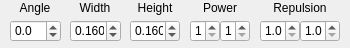
<?xml version="1.0" encoding="UTF-8"?>
<ui version="4.0">
 <class>DrawingToolbarContext3</class>
 <widget class="QWidget" name="DrawingToolbarContext3">
  <property name="geometry">
   <rect>
    <x>0</x>
    <y>0</y>
    <width>350</width>
    <height>48</height>
   </rect>
  </property>
  <property name="windowTitle">
   <string>Drawing Toolbar</string>
  </property>
  <widget class="QDoubleSpinBox" name="spinSigmaY">
   <property name="geometry">
    <rect>
     <x>130</x>
     <y>20</y>
     <width>50</width>
     <height>22</height>
    </rect>
   </property>
   <property name="font">
    <font>
     <pointsize>9</pointsize>
    </font>
   </property>
   <property name="decimals">
    <number>3</number>
   </property>
   <property name="minimum">
    <double>0.001000000000000</double>
   </property>
   <property name="maximum">
    <double>0.500000000000000</double>
   </property>
   <property name="singleStep">
    <double>0.010000000000000</double>
   </property>
   <property name="value">
    <double>0.160000000000000</double>
   </property>
  </widget>
  <widget class="QLabel" name="label_4">
   <property name="geometry">
    <rect>
     <x>10</x>
     <y>0</y>
     <width>50</width>
     <height>16</height>
    </rect>
   </property>
   <property name="font">
    <font>
     <pointsize>9</pointsize>
    </font>
   </property>
   <property name="text">
    <string>Angle</string>
   </property>
   <property name="alignment">
    <set>Qt::AlignCenter</set>
   </property>
  </widget>
  <widget class="QLabel" name="label_2">
   <property name="geometry">
    <rect>
     <x>70</x>
     <y>0</y>
     <width>50</width>
     <height>16</height>
    </rect>
   </property>
   <property name="font">
    <font>
     <pointsize>9</pointsize>
    </font>
   </property>
   <property name="text">
    <string>Width</string>
   </property>
   <property name="alignment">
    <set>Qt::AlignCenter</set>
   </property>
  </widget>
  <widget class="QLabel" name="label_3">
   <property name="geometry">
    <rect>
     <x>130</x>
     <y>0</y>
     <width>50</width>
     <height>16</height>
    </rect>
   </property>
   <property name="font">
    <font>
     <pointsize>9</pointsize>
    </font>
   </property>
   <property name="text">
    <string>Height</string>
   </property>
   <property name="alignment">
    <set>Qt::AlignCenter</set>
   </property>
  </widget>
  <widget class="QDoubleSpinBox" name="spinSigmaX">
   <property name="geometry">
    <rect>
     <x>70</x>
     <y>20</y>
     <width>51</width>
     <height>22</height>
    </rect>
   </property>
   <property name="font">
    <font>
     <pointsize>9</pointsize>
    </font>
   </property>
   <property name="decimals">
    <number>3</number>
   </property>
   <property name="minimum">
    <double>0.001000000000000</double>
   </property>
   <property name="maximum">
    <double>0.500000000000000</double>
   </property>
   <property name="singleStep">
    <double>0.010000000000000</double>
   </property>
   <property name="value">
    <double>0.160000000000000</double>
   </property>
  </widget>
  <widget class="QDoubleSpinBox" name="spinAngle">
   <property name="geometry">
    <rect>
     <x>10</x>
     <y>20</y>
     <width>51</width>
     <height>22</height>
    </rect>
   </property>
   <property name="font">
    <font>
     <pointsize>9</pointsize>
    </font>
   </property>
   <property name="decimals">
    <number>1</number>
   </property>
   <property name="minimum">
    <double>-180.000000000000000</double>
   </property>
   <property name="maximum">
    <double>180.000000000000000</double>
   </property>
  </widget>
  <widget class="QLabel" name="label_5">
   <property name="geometry">
    <rect>
     <x>190</x>
     <y>0</y>
     <width>60</width>
     <height>16</height>
    </rect>
   </property>
   <property name="font">
    <font>
     <pointsize>9</pointsize>
    </font>
   </property>
   <property name="text">
    <string>Power</string>
   </property>
   <property name="alignment">
    <set>Qt::AlignCenter</set>
   </property>
  </widget>
  <widget class="QDoubleSpinBox" name="spinRepulsionX">
   <property name="geometry">
    <rect>
     <x>260</x>
     <y>20</y>
     <width>40</width>
     <height>22</height>
    </rect>
   </property>
   <property name="font">
    <font>
     <pointsize>9</pointsize>
    </font>
   </property>
   <property name="decimals">
    <number>1</number>
   </property>
   <property name="minimum">
    <double>1.000000000000000</double>
   </property>
   <property name="maximum">
    <double>99.000000000000000</double>
   </property>
   <property name="singleStep">
    <double>0.100000000000000</double>
   </property>
   <property name="value">
    <double>1.000000000000000</double>
   </property>
  </widget>
  <widget class="QLabel" name="label_6">
   <property name="geometry">
    <rect>
     <x>260</x>
     <y>0</y>
     <width>80</width>
     <height>16</height>
    </rect>
   </property>
   <property name="font">
    <font>
     <pointsize>9</pointsize>
    </font>
   </property>
   <property name="text">
    <string>Repulsion</string>
   </property>
   <property name="alignment">
    <set>Qt::AlignCenter</set>
   </property>
  </widget>
  <widget class="QSpinBox" name="spinPowerX">
   <property name="geometry">
    <rect>
     <x>190</x>
     <y>20</y>
     <width>30</width>
     <height>22</height>
    </rect>
   </property>
   <property name="font">
    <font>
     <pointsize>9</pointsize>
    </font>
   </property>
   <property name="minimum">
    <number>1</number>
   </property>
  </widget>
  <widget class="QSpinBox" name="spinPowerY">
   <property name="geometry">
    <rect>
     <x>220</x>
     <y>20</y>
     <width>30</width>
     <height>22</height>
    </rect>
   </property>
   <property name="font">
    <font>
     <pointsize>9</pointsize>
    </font>
   </property>
   <property name="minimum">
    <number>1</number>
   </property>
  </widget>
  <widget class="QDoubleSpinBox" name="spinRepulsionY">
   <property name="geometry">
    <rect>
     <x>300</x>
     <y>20</y>
     <width>40</width>
     <height>22</height>
    </rect>
   </property>
   <property name="font">
    <font>
     <pointsize>9</pointsize>
    </font>
   </property>
   <property name="decimals">
    <number>1</number>
   </property>
   <property name="minimum">
    <double>1.000000000000000</double>
   </property>
   <property name="maximum">
    <double>99.000000000000000</double>
   </property>
   <property name="singleStep">
    <double>0.100000000000000</double>
   </property>
   <property name="value">
    <double>1.000000000000000</double>
   </property>
  </widget>
 </widget>
 <resources/>
 <connections/>
</ui>
